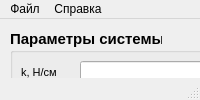
<?xml version="1.0" encoding="UTF-8"?>
<ui version="4.0">
 <class>MainWindow</class>
 <widget class="QMainWindow" name="MainWindow">
  <property name="geometry">
   <rect>
    <x>0</x>
    <y>0</y>
    <width>1179</width>
    <height>0</height>
   </rect>
  </property>
  <property name="windowTitle">
   <string>11.3 Балашов 381903-3</string>
  </property>
  <property name="tabShape">
   <enum>QTabWidget::Rounded</enum>
  </property>
  <widget class="QWidget" name="centralwidget">
   <widget class="QTabWidget" name="tabWidget">
    <property name="geometry">
     <rect>
      <x>600</x>
      <y>220</y>
      <width>571</width>
      <height>401</height>
     </rect>
    </property>
    <property name="currentIndex">
     <number>0</number>
    </property>
    <widget class="QWidget" name="tab">
     <attribute name="title">
      <string>Vn₁ ( xₙ )</string>
     </attribute>
     <widget class="QWidget" name="widget1" native="true">
      <property name="geometry">
       <rect>
        <x>10</x>
        <y>10</y>
        <width>551</width>
        <height>301</height>
       </rect>
      </property>
     </widget>
    </widget>
    <widget class="QWidget" name="tab_2">
     <attribute name="title">
      <string>Vn₂ ( xₙ )</string>
     </attribute>
     <widget class="QWidget" name="widget2" native="true">
      <property name="geometry">
       <rect>
        <x>10</x>
        <y>10</y>
        <width>551</width>
        <height>301</height>
       </rect>
      </property>
     </widget>
    </widget>
    <widget class="QWidget" name="tab_3">
     <attribute name="title">
      <string>Vn₁ ( Vn₂ )</string>
     </attribute>
     <widget class="QWidget" name="widget3" native="true">
      <property name="geometry">
       <rect>
        <x>10</x>
        <y>10</y>
        <width>551</width>
        <height>301</height>
       </rect>
      </property>
     </widget>
    </widget>
   </widget>
   <widget class="QGroupBox" name="groupBox_3">
    <property name="geometry">
     <rect>
      <x>10</x>
      <y>170</y>
      <width>261</width>
      <height>101</height>
     </rect>
    </property>
    <property name="font">
     <font>
      <pointsize>12</pointsize>
      <weight>75</weight>
      <bold>true</bold>
     </font>
    </property>
    <property name="title">
     <string>Параметры задачи Коши</string>
    </property>
    <widget class="QWidget" name="">
     <property name="geometry">
      <rect>
       <x>10</x>
       <y>30</y>
       <width>241</width>
       <height>64</height>
      </rect>
     </property>
     <layout class="QHBoxLayout" name="horizontalLayout_2">
      <item>
       <layout class="QGridLayout" name="gridLayout_3">
        <item row="0" column="2">
         <widget class="QLineEdit" name="lineEdit_8">
          <property name="font">
           <font>
            <pointsize>8</pointsize>
            <weight>50</weight>
            <bold>false</bold>
           </font>
          </property>
          <property name="clearButtonEnabled">
           <bool>true</bool>
          </property>
         </widget>
        </item>
        <item row="0" column="0">
         <widget class="QLabel" name="label_8">
          <property name="font">
           <font>
            <pointsize>8</pointsize>
            <weight>50</weight>
            <bold>false</bold>
           </font>
          </property>
          <property name="text">
           <string>u(0), см</string>
          </property>
         </widget>
        </item>
        <item row="1" column="2">
         <widget class="QLineEdit" name="lineEdit_11">
          <property name="font">
           <font>
            <pointsize>8</pointsize>
            <weight>50</weight>
            <bold>false</bold>
           </font>
          </property>
          <property name="clearButtonEnabled">
           <bool>true</bool>
          </property>
         </widget>
        </item>
        <item row="1" column="0">
         <widget class="QLabel" name="label_9">
          <property name="font">
           <font>
            <pointsize>8</pointsize>
            <weight>50</weight>
            <bold>false</bold>
           </font>
          </property>
          <property name="text">
           <string>u'(0)</string>
          </property>
         </widget>
        </item>
        <item row="0" column="1">
         <spacer name="horizontalSpacer">
          <property name="orientation">
           <enum>Qt::Horizontal</enum>
          </property>
          <property name="sizeType">
           <enum>QSizePolicy::Fixed</enum>
          </property>
          <property name="sizeHint" stdset="0">
           <size>
            <width>15</width>
            <height>20</height>
           </size>
          </property>
         </spacer>
        </item>
       </layout>
      </item>
     </layout>
    </widget>
   </widget>
   <widget class="QGroupBox" name="groupBox_2">
    <property name="geometry">
     <rect>
      <x>280</x>
      <y>10</y>
      <width>311</width>
      <height>201</height>
     </rect>
    </property>
    <property name="font">
     <font>
      <pointsize>12</pointsize>
      <weight>75</weight>
      <bold>true</bold>
     </font>
    </property>
    <property name="title">
     <string>Параметры метода</string>
    </property>
    <widget class="QWidget" name="">
     <property name="geometry">
      <rect>
       <x>10</x>
       <y>30</y>
       <width>296</width>
       <height>156</height>
      </rect>
     </property>
     <layout class="QVBoxLayout" name="verticalLayout">
      <item>
       <widget class="QCheckBox" name="checkBox">
        <property name="font">
         <font>
          <pointsize>8</pointsize>
          <weight>50</weight>
          <bold>false</bold>
         </font>
        </property>
        <property name="text">
         <string>Использование контроля локальной погрешности</string>
        </property>
       </widget>
      </item>
      <item>
       <layout class="QHBoxLayout" name="horizontalLayout_6">
        <item>
         <widget class="QLabel" name="label_7">
          <property name="enabled">
           <bool>false</bool>
          </property>
          <property name="font">
           <font>
            <pointsize>8</pointsize>
            <weight>50</weight>
            <bold>false</bold>
           </font>
          </property>
          <property name="text">
           <string>Параметр контроля</string>
          </property>
         </widget>
        </item>
        <item>
         <widget class="QLineEdit" name="lineEdit_7">
          <property name="enabled">
           <bool>false</bool>
          </property>
          <property name="font">
           <font>
            <pointsize>8</pointsize>
            <weight>50</weight>
            <bold>false</bold>
           </font>
          </property>
          <property name="clearButtonEnabled">
           <bool>true</bool>
          </property>
         </widget>
        </item>
        <item>
         <spacer name="horizontalSpacer_2">
          <property name="orientation">
           <enum>Qt::Horizontal</enum>
          </property>
          <property name="sizeType">
           <enum>QSizePolicy::Fixed</enum>
          </property>
          <property name="sizeHint" stdset="0">
           <size>
            <width>6</width>
            <height>20</height>
           </size>
          </property>
         </spacer>
        </item>
       </layout>
      </item>
      <item>
       <layout class="QHBoxLayout" name="horizontalLayout_3">
        <item>
         <layout class="QVBoxLayout" name="verticalLayout_2">
          <item>
           <widget class="QLabel" name="label_15">
            <property name="font">
             <font>
              <pointsize>8</pointsize>
              <weight>50</weight>
              <bold>false</bold>
             </font>
            </property>
            <property name="text">
             <string>Граница по x</string>
            </property>
           </widget>
          </item>
          <item>
           <widget class="QLineEdit" name="lineEdit_9">
            <property name="font">
             <font>
              <pointsize>8</pointsize>
              <weight>50</weight>
              <bold>false</bold>
             </font>
            </property>
            <property name="clearButtonEnabled">
             <bool>true</bool>
            </property>
           </widget>
          </item>
          <item>
           <widget class="QLabel" name="label_17">
            <property name="font">
             <font>
              <pointsize>8</pointsize>
              <weight>50</weight>
              <bold>false</bold>
             </font>
            </property>
            <property name="text">
             <string>Точность выхода по x</string>
            </property>
           </widget>
          </item>
          <item>
           <widget class="QLineEdit" name="lineEdit_12">
            <property name="font">
             <font>
              <pointsize>8</pointsize>
              <weight>50</weight>
              <bold>false</bold>
             </font>
            </property>
            <property name="clearButtonEnabled">
             <bool>true</bool>
            </property>
           </widget>
          </item>
         </layout>
        </item>
        <item>
         <layout class="QVBoxLayout" name="verticalLayout_3">
          <item>
           <widget class="QLabel" name="label_16">
            <property name="font">
             <font>
              <pointsize>8</pointsize>
              <weight>50</weight>
              <bold>false</bold>
             </font>
            </property>
            <property name="text">
             <string>Макс. количество шагов</string>
            </property>
           </widget>
          </item>
          <item>
           <widget class="QLineEdit" name="lineEdit_10">
            <property name="font">
             <font>
              <pointsize>8</pointsize>
              <weight>50</weight>
              <bold>false</bold>
             </font>
            </property>
            <property name="clearButtonEnabled">
             <bool>true</bool>
            </property>
           </widget>
          </item>
          <item>
           <widget class="QLabel" name="label_18">
            <property name="font">
             <font>
              <pointsize>8</pointsize>
              <weight>50</weight>
              <bold>false</bold>
             </font>
            </property>
            <property name="text">
             <string>Начальный шаг</string>
            </property>
           </widget>
          </item>
          <item>
           <widget class="QLineEdit" name="lineEdit_13">
            <property name="font">
             <font>
              <pointsize>8</pointsize>
              <weight>50</weight>
              <bold>false</bold>
             </font>
            </property>
            <property name="clearButtonEnabled">
             <bool>true</bool>
            </property>
           </widget>
          </item>
         </layout>
        </item>
        <item>
         <spacer name="horizontalSpacer_3">
          <property name="orientation">
           <enum>Qt::Horizontal</enum>
          </property>
          <property name="sizeType">
           <enum>QSizePolicy::Fixed</enum>
          </property>
          <property name="sizeHint" stdset="0">
           <size>
            <width>6</width>
            <height>20</height>
           </size>
          </property>
         </spacer>
        </item>
       </layout>
      </item>
     </layout>
    </widget>
   </widget>
   <widget class="QGroupBox" name="groupBox_4">
    <property name="geometry">
     <rect>
      <x>280</x>
      <y>220</y>
      <width>311</width>
      <height>51</height>
     </rect>
    </property>
    <property name="title">
     <string/>
    </property>
    <widget class="QWidget" name="">
     <property name="geometry">
      <rect>
       <x>10</x>
       <y>0</y>
       <width>291</width>
       <height>51</height>
      </rect>
     </property>
     <layout class="QHBoxLayout" name="horizontalLayout_4">
      <item>
       <widget class="QPushButton" name="pushButton_2">
        <property name="font">
         <font>
          <pointsize>8</pointsize>
          <weight>50</weight>
          <bold>false</bold>
         </font>
        </property>
        <property name="text">
         <string>Стереть</string>
        </property>
       </widget>
      </item>
      <item>
       <widget class="QPushButton" name="pushButton">
        <property name="font">
         <font>
          <pointsize>8</pointsize>
          <weight>50</weight>
          <bold>false</bold>
         </font>
        </property>
        <property name="text">
         <string>Построить</string>
        </property>
       </widget>
      </item>
     </layout>
    </widget>
   </widget>
   <widget class="QLabel" name="label_4">
    <property name="geometry">
     <rect>
      <x>600</x>
      <y>20</y>
      <width>571</width>
      <height>191</height>
     </rect>
    </property>
    <property name="text">
     <string/>
    </property>
    <property name="pixmap">
     <pixmap>../../../../../Downloads/ezgif.com-gif-maker.gif</pixmap>
    </property>
    <property name="scaledContents">
     <bool>true</bool>
    </property>
   </widget>
   <widget class="QTableView" name="tableView">
    <property name="geometry">
     <rect>
      <x>10</x>
      <y>280</y>
      <width>581</width>
      <height>341</height>
     </rect>
    </property>
   </widget>
   <widget class="QWidget" name="">
    <property name="geometry">
     <rect>
      <x>0</x>
      <y>0</y>
      <width>2</width>
      <height>2</height>
     </rect>
    </property>
    <layout class="QVBoxLayout" name="verticalLayout_5"/>
   </widget>
   <widget class="QWidget" name="">
    <property name="geometry">
     <rect>
      <x>0</x>
      <y>0</y>
      <width>2</width>
      <height>2</height>
     </rect>
    </property>
    <layout class="QVBoxLayout" name="verticalLayout_4"/>
   </widget>
   <widget class="QGroupBox" name="groupBox">
    <property name="geometry">
     <rect>
      <x>10</x>
      <y>10</y>
      <width>261</width>
      <height>161</height>
     </rect>
    </property>
    <property name="font">
     <font>
      <pointsize>11</pointsize>
      <weight>75</weight>
      <bold>true</bold>
     </font>
    </property>
    <property name="title">
     <string>Параметры системы</string>
    </property>
    <widget class="QWidget" name="">
     <property name="geometry">
      <rect>
       <x>11</x>
       <y>30</y>
       <width>245</width>
       <height>116</height>
      </rect>
     </property>
     <layout class="QGridLayout" name="gridLayout_4">
      <item row="0" column="0">
       <widget class="QLabel" name="label_2">
        <property name="font">
         <font>
          <pointsize>8</pointsize>
          <weight>50</weight>
          <bold>false</bold>
         </font>
        </property>
        <property name="text">
         <string>k, Н/см</string>
        </property>
       </widget>
      </item>
      <item row="0" column="1">
       <widget class="QLineEdit" name="lineEdit_2">
        <property name="font">
         <font>
          <pointsize>8</pointsize>
          <weight>50</weight>
          <bold>false</bold>
         </font>
        </property>
        <property name="clearButtonEnabled">
         <bool>true</bool>
        </property>
       </widget>
      </item>
      <item row="1" column="0">
       <widget class="QLabel" name="label_3">
        <property name="font">
         <font>
          <pointsize>8</pointsize>
          <weight>50</weight>
          <bold>false</bold>
         </font>
        </property>
        <property name="text">
         <string>k*, Н/см</string>
        </property>
       </widget>
      </item>
      <item row="1" column="1">
       <widget class="QLineEdit" name="lineEdit_3">
        <property name="font">
         <font>
          <pointsize>8</pointsize>
          <weight>50</weight>
          <bold>false</bold>
         </font>
        </property>
        <property name="clearButtonEnabled">
         <bool>true</bool>
        </property>
       </widget>
      </item>
      <item row="2" column="0">
       <widget class="QLabel" name="label">
        <property name="font">
         <font>
          <pointsize>8</pointsize>
          <weight>50</weight>
          <bold>false</bold>
         </font>
        </property>
        <property name="text">
         <string>m, Н*с²/см</string>
        </property>
       </widget>
      </item>
      <item row="2" column="1">
       <widget class="QLineEdit" name="lineEdit_5">
        <property name="font">
         <font>
          <pointsize>8</pointsize>
          <weight>50</weight>
          <bold>false</bold>
         </font>
        </property>
        <property name="clearButtonEnabled">
         <bool>true</bool>
        </property>
       </widget>
      </item>
      <item row="3" column="0">
       <widget class="QLabel" name="label_5">
        <property name="font">
         <font>
          <pointsize>8</pointsize>
          <weight>50</weight>
          <bold>false</bold>
         </font>
        </property>
        <property name="text">
         <string>c</string>
        </property>
       </widget>
      </item>
      <item row="3" column="1">
       <widget class="QLineEdit" name="lineEdit">
        <property name="font">
         <font>
          <pointsize>8</pointsize>
          <weight>50</weight>
          <bold>false</bold>
         </font>
        </property>
        <property name="clearButtonEnabled">
         <bool>true</bool>
        </property>
       </widget>
      </item>
     </layout>
    </widget>
   </widget>
  </widget>
  <widget class="QMenuBar" name="menubar">
   <property name="geometry">
    <rect>
     <x>0</x>
     <y>0</y>
     <width>1179</width>
     <height>21</height>
    </rect>
   </property>
   <widget class="QMenu" name="menu">
    <property name="title">
     <string>Файл</string>
    </property>
    <addaction name="action"/>
    <addaction name="action_3"/>
   </widget>
   <widget class="QMenu" name="menu_2">
    <property name="title">
     <string>Справка</string>
    </property>
    <addaction name="action_5"/>
    <addaction name="action_6"/>
   </widget>
   <addaction name="menu"/>
   <addaction name="menu_2"/>
  </widget>
  <widget class="QStatusBar" name="statusbar"/>
  <action name="action">
   <property name="text">
    <string>Сбросить</string>
   </property>
   <property name="shortcut">
    <string>Ctrl+R</string>
   </property>
  </action>
  <action name="action_3">
   <property name="text">
    <string>Загрузить шаблон</string>
   </property>
   <property name="shortcut">
    <string>Ctrl+L</string>
   </property>
  </action>
  <action name="action_4">
   <property name="text">
    <string>Справка</string>
   </property>
  </action>
  <action name="action_5">
   <property name="text">
    <string>Справка</string>
   </property>
  </action>
  <action name="action_6">
   <property name="text">
    <string>Описание</string>
   </property>
  </action>
 </widget>
 <resources/>
 <connections/>
 <buttongroups>
  <buttongroup name="buttonGroup"/>
 </buttongroups>
</ui>
